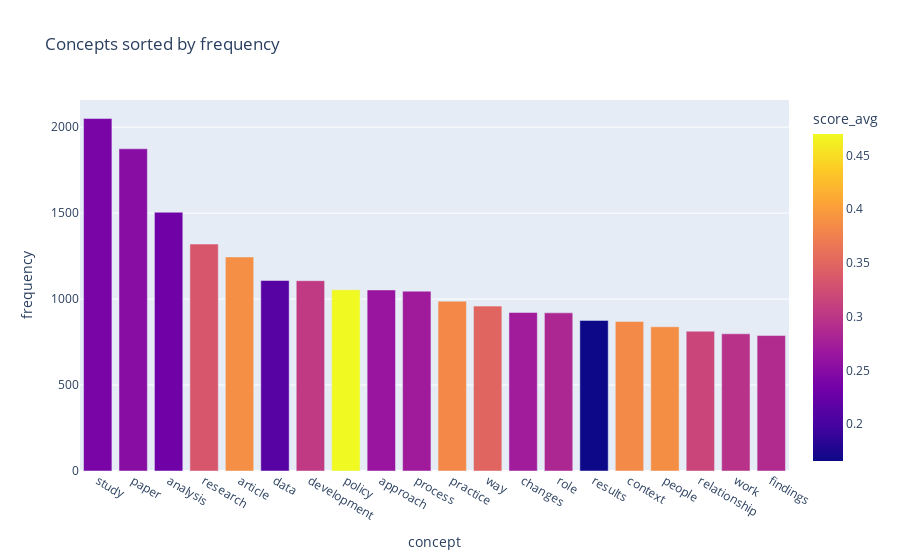

Write notebook code for a chart like this one.
### Markdown cell above
### 4.1 The problem: frequent concepts are not *that* interesting!



For example, let's see what happens if we get the top concepts based on `frequency` only:

### Code cell
top = concepts_unique.sort_values("frequency", ascending=False)[:20]

px.bar(top, 
       title="Concepts sorted by frequency",
       x="concept", y="frequency", 
       color="score_avg")

### Figure 1 — Plotly figure (JSON) as saved in the notebook; plotly's stock layout.template omitted (floating-point values rounded to 4 significant figures)
{"data": [{"alignmentgroup": "True", "hovertemplate": "concept=%{x}<br>frequency=%{y}<br>score_avg=%{marker.color}<extra></extra>", "legendgroup": "", "marker": {"color": [0.2388, 0.2511, 0.2311, 0.3338, 0.388, 0.2127, 0.3043, 0.4699, 0.2644, 0.2713, 0.382, 0.3483, 0.2719, 0.2835, 0.1656, 0.3836, 0.3873, 0.3161, 0.2955, 0.2881], "coloraxis": "coloraxis"}, "name": "", "offsetgroup": "", "orientation": "v", "showlegend": false, "textposition": "auto", "type": "bar", "x": ["study", "paper", "analysis", "research", "article", "data", "development", "policy", "approach", "process", "practice", "way", "changes", "role", "results", "context", "people", "relationship", "work", "findings"], "xaxis": "x", "y": [2050, 1874, 1505, 1320, 1245, 1108, 1107, 1054, 1053, 1046, 988, 959, 922, 920, 876, 870, 839, 813, 798, 788], "yaxis": "y"}], "layout": {"autosize": true, "barmode": "relative", "coloraxis": {"colorbar": {"title": {"text": "score_avg"}}, "colorscale": [[0, "#0d0887"], [0.1111, "#46039f"], [0.2222, "#7201a8"], [0.3333, "#9c179e"], [0.4444, "#bd3786"], [0.5556, "#d8576b"], [0.6667, "#ed7953"], [0.7778, "#fb9f3a"], [0.8889, "#fdca26"], [1, "#f0f921"]]}, "legend": {"tracegroupgap": 0}, "title": {"text": "Concepts sorted by frequency"}, "xaxis": {"anchor": "y", "autorange": true, "domain": [0, 1], "range": [-0.5, 19.5], "title": {"text": "concept"}, "type": "category"}, "yaxis": {"anchor": "x", "autorange": true, "domain": [0, 1], "range": [0, 2158.0], "title": {"text": "frequency"}, "type": "linear"}}}
